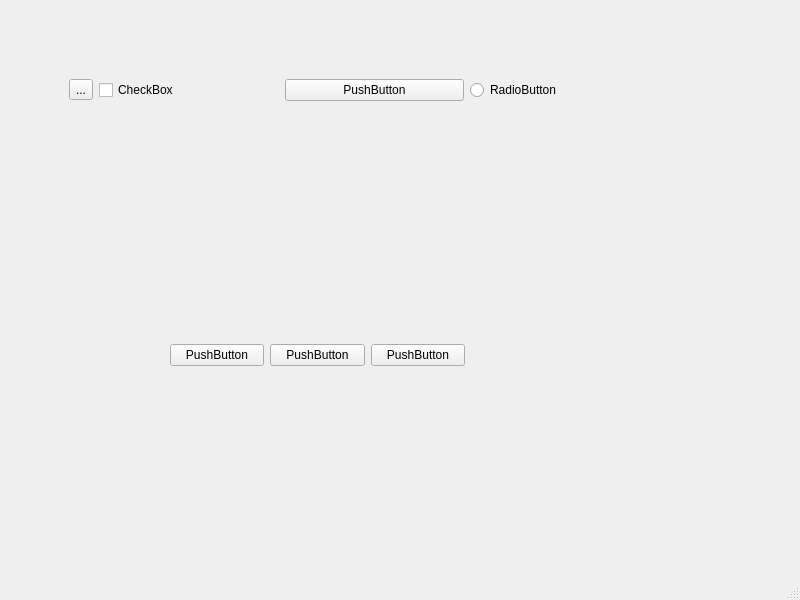
<?xml version="1.0" encoding="UTF-8"?>
<ui version="4.0">
 <class>MainWindow</class>
 <widget class="QMainWindow" name="MainWindow">
  <property name="geometry">
   <rect>
    <x>0</x>
    <y>0</y>
    <width>800</width>
    <height>600</height>
   </rect>
  </property>
  <property name="windowTitle">
   <string>MainWindow</string>
  </property>
  <widget class="QWidget" name="centralwidget">
   <widget class="QWidget" name="horizontalLayoutWidget">
    <property name="geometry">
     <rect>
      <x>69</x>
      <y>50</y>
      <width>581</width>
      <height>80</height>
     </rect>
    </property>
    <layout class="QHBoxLayout" name="horizontalLayout">
     <item>
      <widget class="QToolButton" name="toolButton">
       <property name="text">
        <string>...</string>
       </property>
      </widget>
     </item>
     <item>
      <widget class="QCheckBox" name="checkBox">
       <property name="text">
        <string>CheckBox</string>
       </property>
      </widget>
     </item>
     <item>
      <widget class="QPushButton" name="pushButton">
       <property name="text">
        <string>PushButton</string>
       </property>
      </widget>
     </item>
     <item>
      <widget class="QRadioButton" name="radioButton">
       <property name="text">
        <string>RadioButton</string>
       </property>
      </widget>
     </item>
    </layout>
   </widget>
   <widget class="QWidget" name="">
    <property name="geometry">
     <rect>
      <x>170</x>
      <y>340</y>
      <width>295</width>
      <height>30</height>
     </rect>
    </property>
    <layout class="QHBoxLayout" name="horizontalLayout_2">
     <item>
      <widget class="QPushButton" name="pushButton_2">
       <property name="text">
        <string>PushButton</string>
       </property>
      </widget>
     </item>
     <item>
      <widget class="QPushButton" name="pushButton_3">
       <property name="text">
        <string>PushButton</string>
       </property>
      </widget>
     </item>
     <item>
      <widget class="QPushButton" name="pushButton_4">
       <property name="text">
        <string>PushButton</string>
       </property>
      </widget>
     </item>
    </layout>
   </widget>
  </widget>
  <widget class="QMenuBar" name="menubar">
   <property name="geometry">
    <rect>
     <x>0</x>
     <y>0</y>
     <width>800</width>
     <height>26</height>
    </rect>
   </property>
  </widget>
  <widget class="QStatusBar" name="statusbar"/>
 </widget>
 <resources/>
 <connections/>
</ui>
